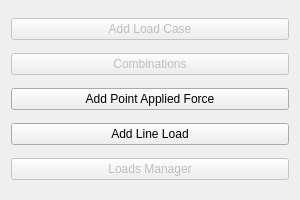
<?xml version="1.0" encoding="UTF-8"?>
<ui version="4.0">
 <class>staticSchemeLayoutWidget</class>
 <widget class="QWidget" name="staticSchemeLayoutWidget">
  <property name="geometry">
   <rect>
    <x>0</x>
    <y>0</y>
    <width>300</width>
    <height>200</height>
   </rect>
  </property>
  <property name="windowTitle">
   <string>Static Scheme Layout</string>
  </property>
  <layout class="QVBoxLayout" name="staticSchemeVBoxLayout">
   <item>
    <widget class="QPushButton" name="pushButton_2">
     <property name="enabled">
      <bool>false</bool>
     </property>
     <property name="text">
      <string>Add Load Case</string>
     </property>
    </widget>
   </item>
   <item>
    <widget class="QPushButton" name="pushButton">
     <property name="enabled">
      <bool>false</bool>
     </property>
     <property name="text">
      <string>Combinations</string>
     </property>
    </widget>
   </item>
   <item>
    <widget class="QPushButton" name="addPointAppliedForceButton">
     <property name="text">
      <string>Add Point Applied Force</string>
     </property>
    </widget>
   </item>
   <item>
    <widget class="QPushButton" name="addLineLoadButton">
     <property name="text">
      <string>Add Line Load</string>
     </property>
    </widget>
   </item>
   <item>
    <widget class="QPushButton" name="loadsManagerButton">
     <property name="enabled">
      <bool>false</bool>
     </property>
     <property name="text">
      <string>Loads Manager</string>
     </property>
    </widget>
   </item>
  </layout>
 </widget>
 <resources/>
 <connections/>
</ui>
